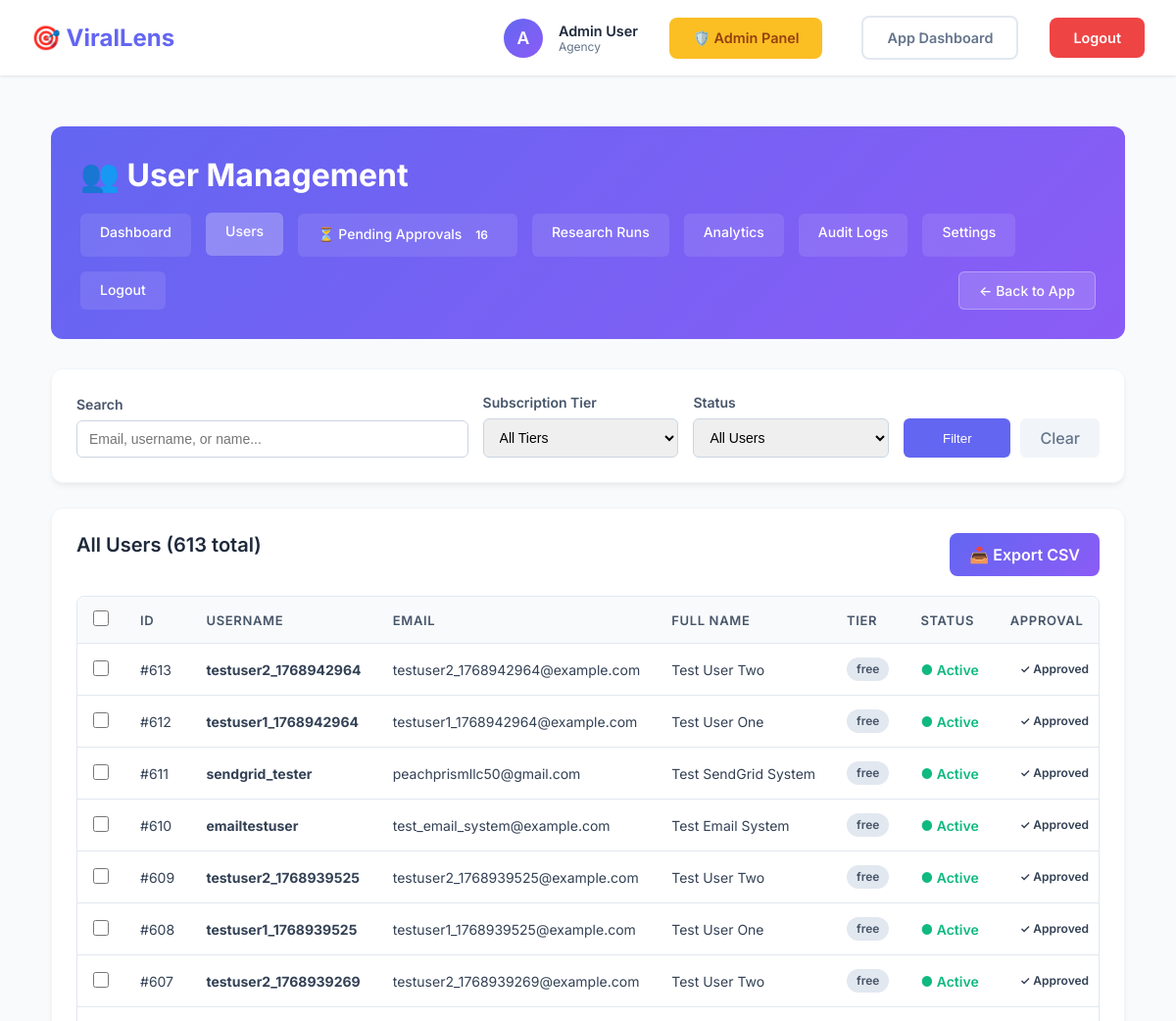
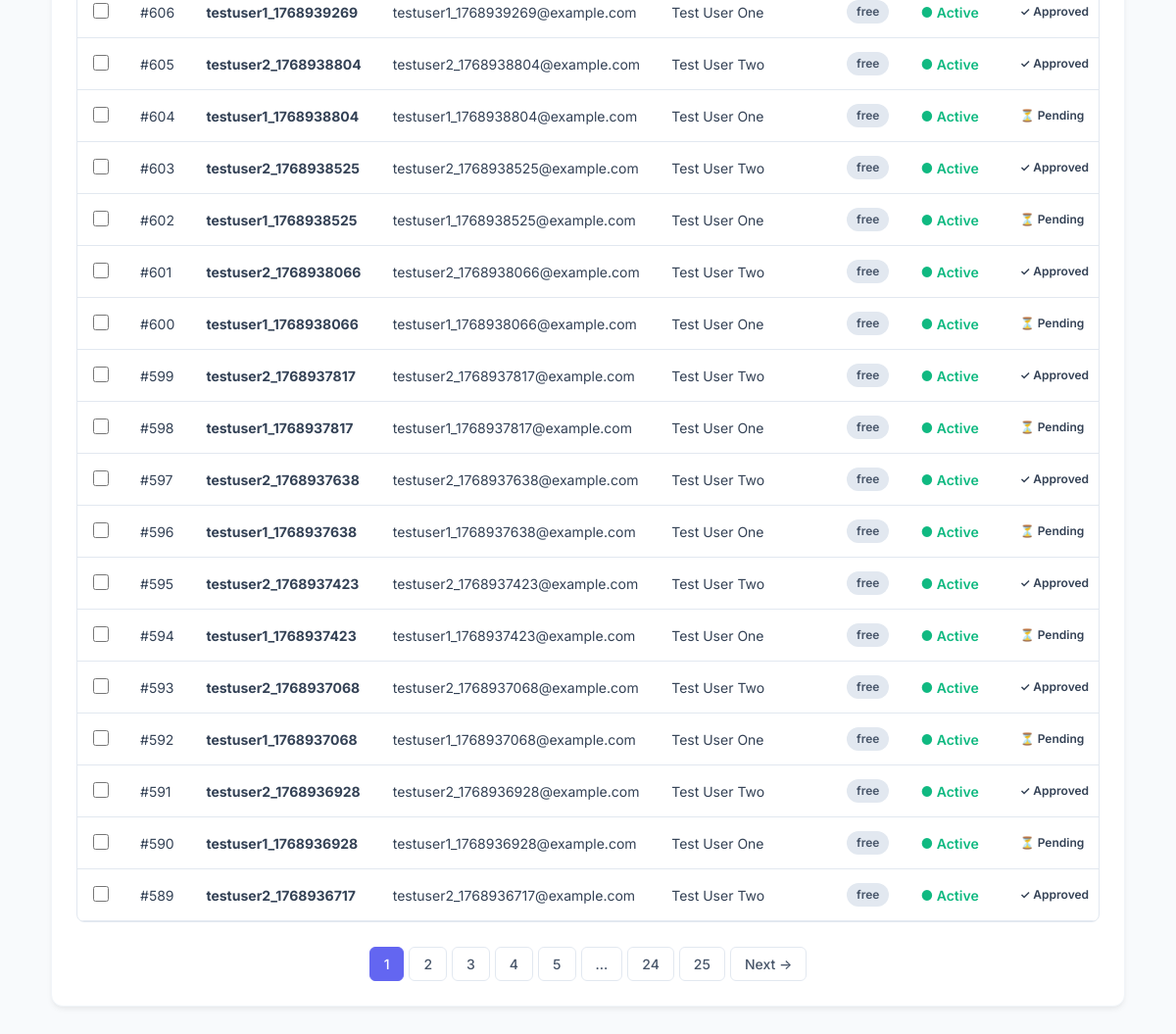
The page /admin/users (signed in) on the database its author committed (2 pictures, top to bottom).
### models.py (models this page shows, shortened)
class User(UserMixin, db.Model):
    __tablename__ = 'users'
    id = db.Column(db.Integer, primary_key=True)
    email = db.Column(db.String(120), unique=True, nullable=False, index=True)
    username = db.Column(db.String(80), unique=True, nullable=False, index=True)
    password_hash = db.Column(db.String(255), nullable=False)
    full_name = db.Column(db.String(120))
    niche = db.Column(db.String(50))  # automotive, royal_family, tech, etc.
    subscription_tier = db.Column(db.String(20), default='free')  # free, pro, agency
    subscription_status = db.Column(db.String(20), default='active')  # active, cancelled, expired
    subscription_start = db.Column(db.DateTime)
    subscription_end = db.Column(db.DateTime)
    research_runs_this_month = db.Column(db.Integer, default=0)
    total_research_runs = db.Column(db.Integer, default=0)
    is_admin = db.Column(db.Boolean, default=False)
    is_active = db.Column(db.Boolean, default=True)
    created_at = db.Column(db.DateTime, default=datetime.utcnow)
    last_login = db.Column(db.DateTime)
    approval_status = db.Column(db.String(20), default='approved', nullable=False) # pending, approved, rejected
    approved_by = db.Column(db.Integer, db.ForeignKey('users.id'), nullable=True)
    approved_at = db.Column(db.DateTime, nullable=True)
    rejection_reason = db.Column(db.Text, nullable=True)
    admin_notes = db.Column(db.Text, nullable=True)
    onboarding_completed = db.Column(db.Boolean, default=False)
    onboarding_step = db.Column(db.Integer, default=1) # Track progress
    research_runs = db.relationship('ResearchRun', backref='user', lazy='dynamic', cascade='all, delete-orphan')
    keywords = db.relationship('Keyword', backref='user', lazy='dynamic', cascade='all, delete-orphan')
    competitors = db.relationship('Competitor', backref='user', lazy='dynamic', cascade='all, delete-orphan')
    user_config = db.relationship('UserConfig', backref='user', uselist=False, cascade='all, delete-orphan')
    approver = db.relationship('User', remote_side='User.id', foreign_keys=[approved_by])

### admin_routes.py (the view)
@admin_bp.route('/users')
@login_required
@admin_required
def users():
    page = request.args.get('page', 1, type=int)
    per_page = request.args.get('per_page', 25, type=int)
    search = request.args.get('search', '')
    tier_filter = request.args.get('tier', '')
    status_filter = request.args.get('status', '')
    query = User.query
    if search:
        query = query.filter(
            (User.email.contains(search)) |
            (User.username.contains(search)) |
            (User.full_name.contains(search))
        )
    if tier_filter:
        query = query.filter_by(subscription_tier=tier_filter)
    if status_filter == 'active':
        query = query.filter_by(is_active=True)
    elif status_filter == 'inactive':
        query = query.filter_by(is_active=False)
    elif status_filter == 'admin':
        query = query.filter_by(is_admin=True)
    pagination = query.order_by(User.created_at.desc()).paginate(
        page=page, per_page=per_page, error_out=False
    )
    return render_template('admin/users.html',
                         users=pagination.items,
                         pagination=pagination,
                         search=search,
                         tier_filter=tier_filter,
                         status_filter=status_filter)

### admin_routes.py (called while the page is built)
@admin_bp.context_processor
def inject_pending_count():
    count = User.query.filter_by(approval_status='pending').count()
    return dict(pending_count=count)

### app.py (called while the page is built)
@login_manager.user_loader
def load_user(user_id):
    return User.query.get(int(user_id))

### utils/admin_utils.py (called while the page is built)
def admin_required(f):
    @wraps(f)
    def decorated_function(*args, **kwargs):
        if not current_user.is_authenticated:
            flash('Please log in to access this page.', 'error')
            return redirect(url_for('login'))
        if not current_user.is_admin:
            flash('Access denied. Admin privileges required.', 'error')
            return redirect(url_for('dashboard'))
        return f(*args, **kwargs)
    return decorated_function

### templates/admin/users.html (shortened to what this page needs)
{% extends "admin/base_admin.html" %}
{% block header_title %}👥 User Management{% endblock %}
{% block admin_content %}
<div class="section-card">
    <form method="get" action="{{ url_for('admin.users') }}" class="filter-form">
        <div class="filter-grid">
            <div class="form-group" style="margin-bottom: 0;">
                <label>Search</label>
                <input type="text" name="search" value="{{ search }}" placeholder="Email, username, or name...">
            </div>
            <div class="form-group" style="margin-bottom: 0;">
                <label>Subscription Tier</label>
                <select name="tier">
                    <option value="">All Tiers</option>
                </select>
            </div>
            <div class="form-group" style="margin-bottom: 0;">
                <label>Status</label>
                <select name="status">
                    <option value="">All Users</option>
                </select>
            </div>
            <div class="form-group" style="margin-bottom: 0;">
                <label>&nbsp;</label>
                <div style="display: flex;">
                    <button type="submit" class="btn-primary"
                        style="flex: 1; padding: 10px; border-radius: 6px; cursor: pointer;">Filter</button>
                    <a href="{{ url_for('admin.users') }}" class="btn-secondary" style="margin-left: 10px;">Clear</a>
                </div>
            </div>
        </div>
    </form>
</div>
<div class="section-card">
    <div class="table-header">
        <h2>All Users ({{ pagination.total }} total)</h2>
        <a href="{{ url_for('admin.export_users') }}" class="btn-action">📥 Export CSV</a>
    </div>
    <div class="table-responsive">
        <table class="admin-table">
            <thead>
                <tr>
                    <th width="40"><input type="checkbox" id="select-all-users"></th>
                    <th>ID</th>
                    <th>Username</th>
                    <th>Email</th>
                    <th>Full Name</th>
                    <th>Tier</th>
                    <th>Status</th>
                    <th>Approval</th>
                </tr>
            </thead>
            <tbody>
                {% for user in users %}
                <tr>
                    <td>
                        <input type="checkbox" class="user-checkbox" data-user-id="{{ user.id }}">
                    </td>
                    <td>#{{ user.id }}</td>
                    <td>
                        <strong>{{ user.username }}</strong>
                    </td>
                    <td>{{ user.email }}</td>
                    <td>{{ user.full_name or '-' }}</td>
                    <td>
                        <span class="badge badge-{{ user.subscription_tier }}">
                            {{ user.subscription_tier }}
                        </span>
                    </td>
                    <td>
                        {% if user.is_active %}
                        <span class="status-active">● Active</span>
                        {% else %}
                        <span class="status-inactive">● Inactive</span>
                        {% endif %}
                    </td>
                    <td>
                        {% if user.approval_status == 'pending' %}
                        <span class="badge badge-warning">⏳ Pending</span>
                        {% elif user.approval_status == 'approved' %}
                        <span class="badge badge-success">✓ Approved</span>
                        {% elif user.approval_status == 'rejected' %}
                        <span class="badge badge-danger">✗ Rejected</span>
                        {% else %}
                        <span class="badge badge-secondary">Legacy</span>
                        {% endif %}
                    </td>
                </tr>
                {% endfor %}
            </tbody>
        </table>
    </div>
    {% if pagination.pages > 1 %}
    <div class="pagination">
        {% for page in pagination.iter_pages() %}
        {% if page %}
        <a href="{{ url_for('admin.users', page=page, search=search, tier=tier_filter, status=status_filter) }}"
            class="page-link {% if page == pagination.page %}active{% endif %}">
            {{ page }}
        </a>
        {% else %}
        <span class="page-link">...</span>
        {% endif %}
        {% endfor %}
        {% if pagination.has_next %}
        <a href="{{ url_for('admin.users', page=pagination.next_num, search=search, tier=tier_filter, status=status_filter) }}"
            class="page-link">Next →</a>
        {% endif %}
    </div>
    {% endif %}
</div>
{% endblock %}

### templates/base.html (shortened to what this page needs)
<!DOCTYPE html>
<html lang="en">
<head>
</head>
<body>
    <nav>
        <div class="container">
            <a href="{{ url_for('dashboard') }}" class="logo">
                🎯 ViralLens
            </a>
            {% if current_user.is_authenticated %}
            <div class="nav-right">
                <div class="user-info">
                    <div class="user-avatar">
                        {{ current_user.username[0].upper() }}
                    </div>
                    <div class="user-details">
                        <div class="user-name">{{ current_user.full_name or current_user.username }}</div>
                        <div class="user-tier">{{ current_user.subscription_tier }}</div>
                    </div>
                </div>
                {% if current_user.is_admin %}
                <a href="{{ url_for('admin.dashboard') }}" class="btn"
                    style="background: #fbbf24; color: #92400e; margin-right: 0.5rem;">🛡️ Admin Panel</a>
                {% endif %}
                <a href="{{ url_for('dashboard') }}" class="btn btn-outline">App Dashboard</a>
                <a href="{{ url_for('logout') }}" class="btn btn-danger">Logout</a>
            </div>
            {% endif %}
        </div>
    </nav>
    <div class="container">
        {% block content %}{% endblock %}
    </div>
</body>
</html>

### templates/base.html (style rules this page uses)
* { margin: 0; padding: 0; box-sizing: border-box; }
:root { --primary: #6366f1; --primary-dark: #4f46e5; --secondary: #8b5cf6; --success: #10b981; --danger: #ef4444; --warning: #f59e0b; --dark: #1e293b; --gray: #64748b; --light: #f8fafc; --white: #ffffff; }
body { font-family: 'Inter', -apple-system, BlinkMacSystemFont, 'Segoe UI', Roboto, sans-serif; background: var(--light); color: var(--dark); min-height: 100vh; }
nav { background: var(--white); box-shadow: 0 1px 3px rgba(0, 0, 0, 0.1); padding: 1rem 0; position: sticky; top: 0; z-index: 100; }
nav .container { max-width: 1400px; margin: 0 auto; padding: 0 2rem; display: flex; justify-content: space-between; align-items: center; }
.logo { font-size: 1.5rem; font-weight: 700; color: var(--primary); text-decoration: none; display: flex; align-items: center; gap: 0.5rem; }
.nav-right { display: flex; align-items: center; gap: 2rem; }
.user-info { display: flex; align-items: center; gap: 1rem; }
.user-avatar { width: 40px; height: 40px; border-radius: 50%; background: linear-gradient(135deg, var(--primary), var(--secondary)); display: flex; align-items: center; justify-content: center; color: white; font-weight: 600; font-size: 1.1rem; }
.user-details { display: flex; flex-direction: column; }
.user-name { font-weight: 600; color: var(--dark); font-size: 0.9rem; }
.user-tier { font-size: 0.75rem; color: var(--gray); text-transform: capitalize; }
.btn { padding: 0.75rem 1.5rem; border-radius: 0.5rem; text-decoration: none; font-weight: 600; transition: all 0.3s; display: inline-block; border: none; cursor: pointer; font-size: 0.9rem; }
.btn-primary { background: var(--primary); color: var(--white); }
.btn-danger { background: var(--danger); color: var(--white); }
.btn-outline { background: transparent; color: var(--gray); border: 2px solid #e2e8f0; }
.container { max-width: 1400px; margin: 0 auto; padding: 2rem; }

### templates/admin/base_admin.html (style rules this page uses)
.section-card { background: white; border-radius: 12px; padding: 25px; box-shadow: 0 4px 6px -1px rgba(0, 0, 0, 0.05), 0 2px 4px -1px rgba(0, 0, 0, 0.03); margin-bottom: 25px; border: 1px solid #f1f5f9; }
.section-card h2 { margin: 0 0 20px 0; color: #1e293b; font-size: 20px; font-weight: 600; display: flex; align-items: center; gap: 10px; }
.table-responsive { overflow-x: auto; border-radius: 8px; border: 1px solid #e2e8f0; }
.admin-table { width: 100%; border-collapse: collapse; white-space: nowrap; }
.admin-table th { background: #f8fafc; padding: 14px 16px; text-align: left; font-weight: 600; color: #475569; font-size: 13px; text-transform: uppercase; letter-spacing: 0.05em; border-bottom: 1px solid #e2e8f0; }
.admin-table td { padding: 14px 16px; border-bottom: 1px solid #e2e8f0; font-size: 14px; color: #334155; }
.table-header { display: flex; justify-content: space-between; align-items: center; margin-bottom: 20px; }
.badge { display: inline-flex; align-items: center; padding: 3px 10px; border-radius: 9999px; font-size: 12px; font-weight: 600; line-height: 1.5; }
.badge-free { background: #e2e8f0; color: #475569; }
.status-active { color: #10b981; font-weight: 600; display: inline-flex; align-items: center; gap: 4px; }
.btn-action { display: inline-flex; align-items: center; justify-content: center; padding: 12px 20px; background: linear-gradient(135deg, #6366f1 0%, #8b5cf6 100%); color: white; text-decoration: none; border-radius: 8px; font-weight: 600; transition: all 0.3s; border: none; cursor: pointer; gap: 8px; }
.form-group { margin-bottom: 20px; }
.form-group label { display: block; margin-bottom: 8px; font-weight: 600; color: #475569; font-size: 14px; }
.form-group input[type="text"], .form-group input[type="email"], .form-group input[type="password"], .form-group input[type="number"], .form-group select { width: 100%; padding: 10px 12px; border: 1px solid #cbd5e1; border-radius: 6px; font-size: 14px; transition: border-color 0.2s, box-shadow 0.2s; }
.pagination { display: flex; justify-content: center; gap: 5px; margin-top: 25px; }
.page-link { padding: 8px 14px; background: white; border: 1px solid #e2e8f0; border-radius: 6px; color: #475569; text-decoration: none; font-size: 14px; font-weight: 500; transition: all 0.2s; }
.page-link.active { background: #6366f1; color: white; border-color: #6366f1; }

### rows shown on the page
User: username "A", full_name "Admin User", subscription_tier "Agency"
User: id "613", username "testuser2_1768942964", email "testuser2_1768942964@example.com", full_name "Test User Two", subscription_tier "free", is_active "● Active", approval_status "✓ Approved"
User: id "612", username "testuser1_1768942964", email "testuser1_1768942964@example.com", full_name "Test User One", subscription_tier "free", is_active "● Active", approval_status "✓ Approved"
User: id "611", username "sendgrid_tester", email "peachprismllc50@gmail.com", full_name "Test SendGrid System", subscription_tier "free", is_active "● Active", approval_status "✓ Approved"
User: id "610", username "emailtestuser", email "test_email_system@example.com", full_name "Test Email System", subscription_tier "free", is_active "● Active", approval_status "✓ Approved"
User: id "609", username "testuser2_1768939525", email "testuser2_1768939525@example.com", full_name "Test User Two", subscription_tier "free", is_active "● Active", approval_status "✓ Approved"
User: id "608", username "testuser1_1768939525", email "testuser1_1768939525@example.com", full_name "Test User One", subscription_tier "free", is_active "● Active", approval_status "✓ Approved"
User: id "607", username "testuser2_1768939269", email "testuser2_1768939269@example.com", full_name "Test User Two", subscription_tier "free", is_active "● Active", approval_status "✓ Approved"
User: id "606", username "testuser1_1768939269", email "testuser1_1768939269@example.com", full_name "Test User One", subscription_tier "free", is_active "● Active", approval_status "✓ Approved"
User: id "605", username "testuser2_1768938804", email "testuser2_1768938804@example.com", full_name "Test User Two", subscription_tier "free", is_active "● Active", approval_status "✓ Approved"
User: id "604", username "testuser1_1768938804", email "testuser1_1768938804@example.com", full_name "Test User One", subscription_tier "free", is_active "● Active", approval_status "⏳ Pending"
User: id "603", username "testuser2_1768938525", email "testuser2_1768938525@example.com", full_name "Test User Two", subscription_tier "free", is_active "● Active", approval_status "✓ Approved"
User: id "602", username "testuser1_1768938525", email "testuser1_1768938525@example.com", full_name "Test User One", subscription_tier "free", is_active "● Active", approval_status "⏳ Pending"
User: id "601", username "testuser2_1768938066", email "testuser2_1768938066@example.com", full_name "Test User Two", subscription_tier "free", is_active "● Active", approval_status "✓ Approved"
User: id "600", username "testuser1_1768938066", email "testuser1_1768938066@example.com", full_name "Test User One", subscription_tier "free", is_active "● Active", approval_status "⏳ Pending"
User: id "599", username "testuser2_1768937817", email "testuser2_1768937817@example.com", full_name "Test User Two", subscription_tier "free", is_active "● Active", approval_status "✓ Approved"
User: id "598", username "testuser1_1768937817", email "testuser1_1768937817@example.com", full_name "Test User One", subscription_tier "free", is_active "● Active", approval_status "⏳ Pending"
User: id "597", username "testuser2_1768937638", email "testuser2_1768937638@example.com", full_name "Test User Two", subscription_tier "free", is_active "● Active", approval_status "✓ Approved"
User: id "596", username "testuser1_1768937638", email "testuser1_1768937638@example.com", full_name "Test User One", subscription_tier "free", is_active "● Active", approval_status "⏳ Pending"
User: id "595", username "testuser2_1768937423", email "testuser2_1768937423@example.com", full_name "Test User Two", subscription_tier "free", is_active "● Active", approval_status "✓ Approved"
User: id "594", username "testuser1_1768937423", email "testuser1_1768937423@example.com", full_name "Test User One", subscription_tier "free", is_active "● Active", approval_status "⏳ Pending"
User: id "593", username "testuser2_1768937068", email "testuser2_1768937068@example.com", full_name "Test User Two", subscription_tier "free", is_active "● Active", approval_status "✓ Approved"
User: id "592", username "testuser1_1768937068", email "testuser1_1768937068@example.com", full_name "Test User One", subscription_tier "free", is_active "● Active", approval_status "⏳ Pending"
User: id "591", username "testuser2_1768936928", email "testuser2_1768936928@example.com", full_name "Test User Two", subscription_tier "free", is_active "● Active", approval_status "✓ Approved"
User: id "590", username "testuser1_1768936928", email "testuser1_1768936928@example.com", full_name "Test User One", subscription_tier "free", is_active "● Active", approval_status "⏳ Pending"
User: id "589", username "testuser2_1768936717", email "testuser2_1768936717@example.com", full_name "Test User Two", subscription_tier "free", is_active "● Active", approval_status "✓ Approved"

### other values the page prints
{{ pending_count }} "16"
{{ pagination.total }} "613"
{{ page }} "1" "2" "3" "4" "5" "24" "25"
